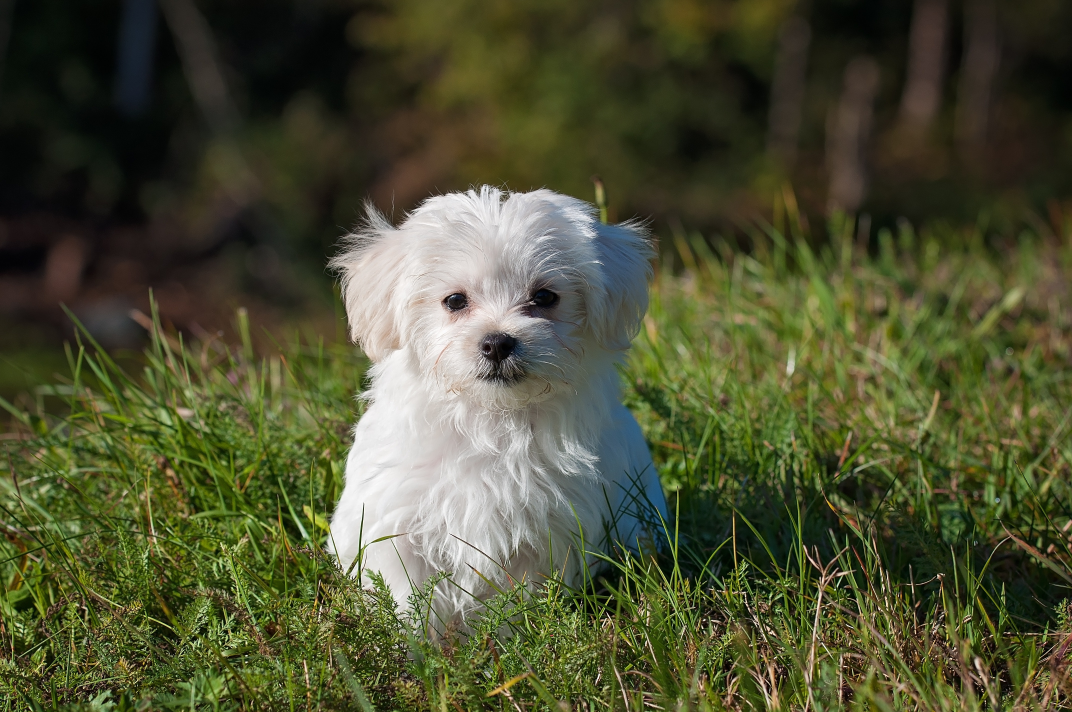
#> input picture Knative_Functions/CNN_Serving/image.jpg, 4288 x 2848 px (shown at 1/4 size)
$ python -i ops.py   (imports and definitions only)
#> lines starting #> are read from the running program, lines starting #| are printed output that depends on the picture
#> further down, picture is the input picture: PIL image 4288x2848 RGB; mean R, G, B 77, 79.9, 51.2
from PIL import Image, ImageFilter


def flip(image):
    # path_list = []
    img = image.transpose(Image.FLIP_LEFT_RIGHT)
    img = image.transpose(Image.FLIP_TOP_BOTTOM)
    return img


def rotate(image):
    img = image.transpose(Image.ROTATE_90)
    img = image.transpose(Image.ROTATE_180)
    img = image.transpose(Image.ROTATE_270)
    return img


def filter_image(image):
    img = image.filter(ImageFilter.BLUR)
    img = image.filter(ImageFilter.CONTOUR)
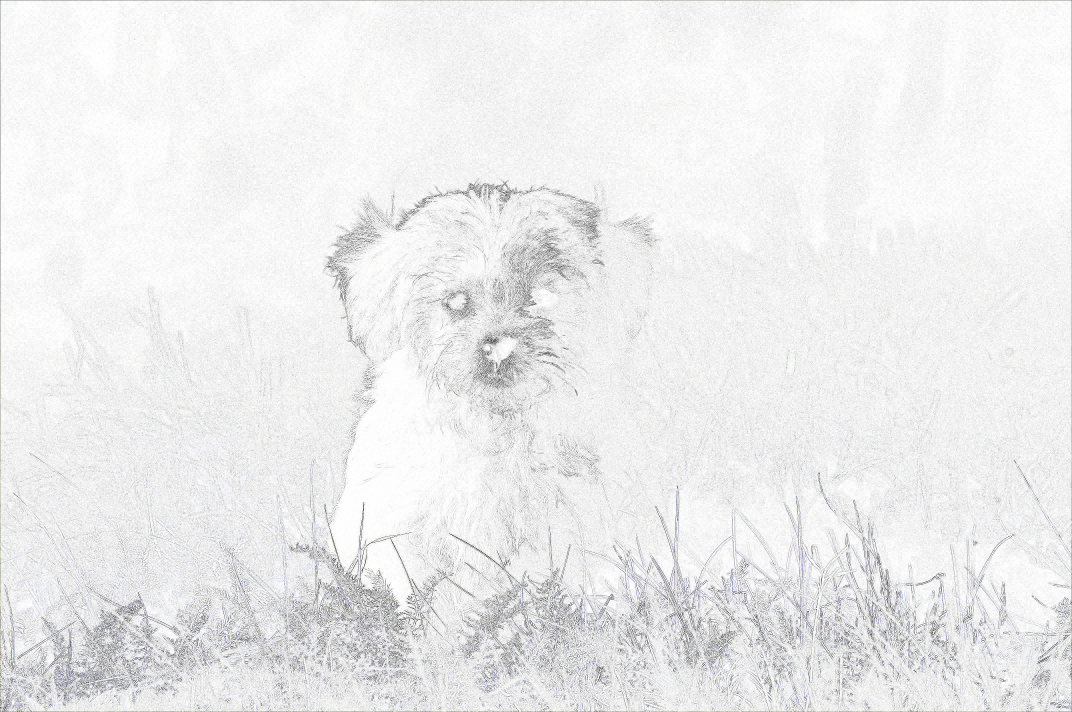
#> img: PIL image 4288x2848 RGB (shown at 1/4 size); mean R, G, B 236.6, 236.6, 236.9
    img = image.filter(ImageFilter.SHARPEN)
    return img


def gray_scale(image):
    img = image.convert('L')
    return img


def resize(image):
    return image.thumbnail((128, 128))

>>> from PIL import Image
>>> picture = Image.open('../CNN_Serving/image.jpg')
>>> result = filter_image(picture)
